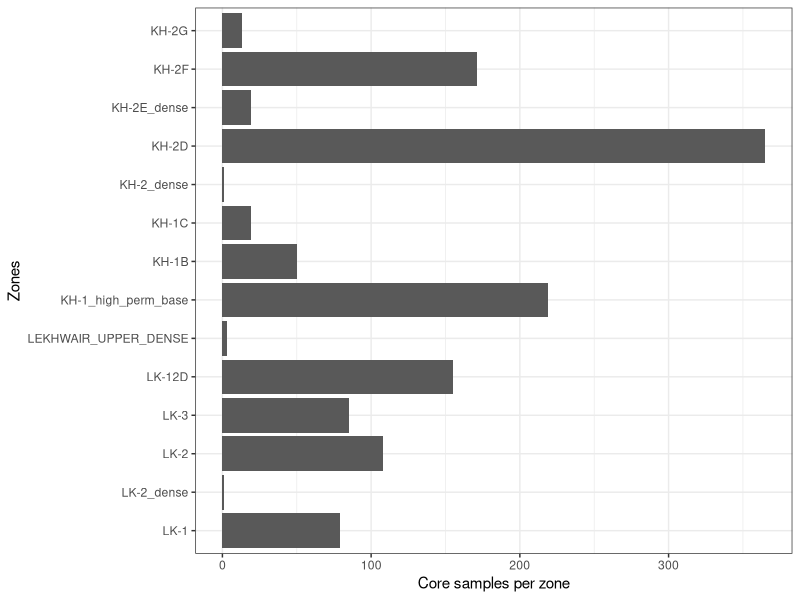
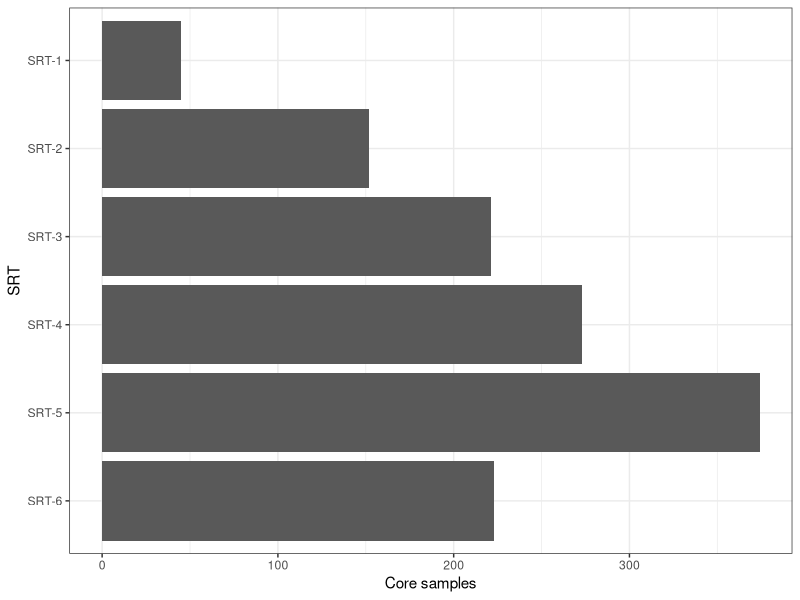
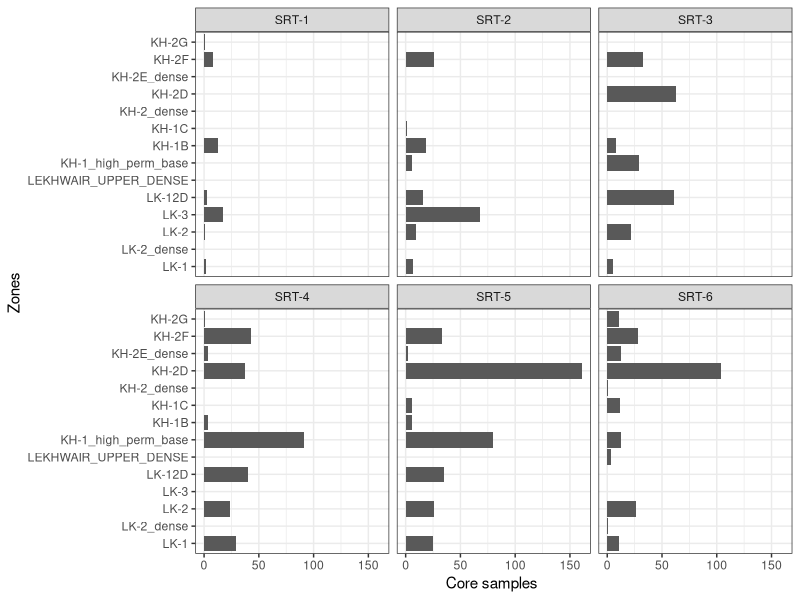
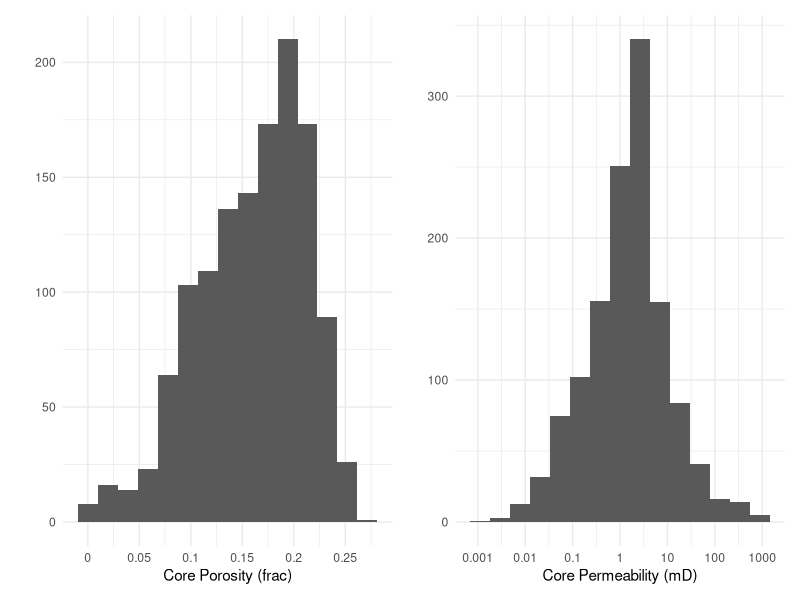
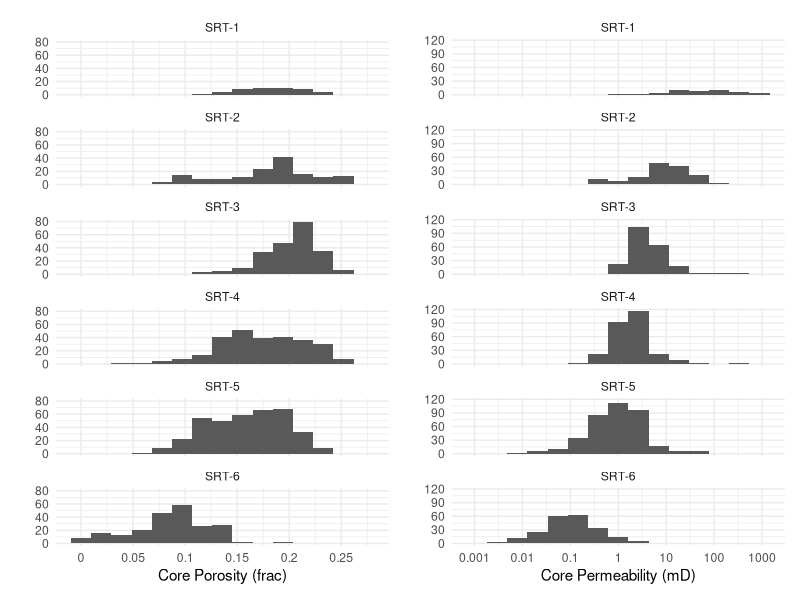
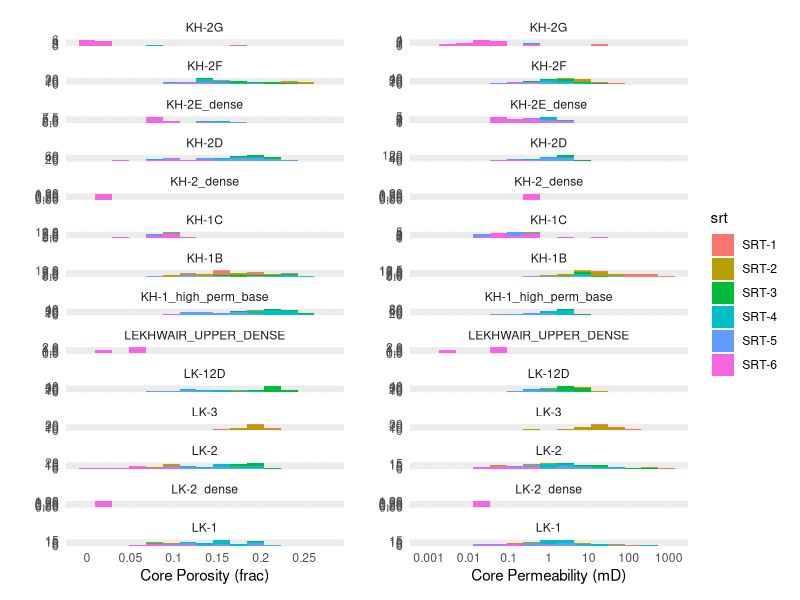
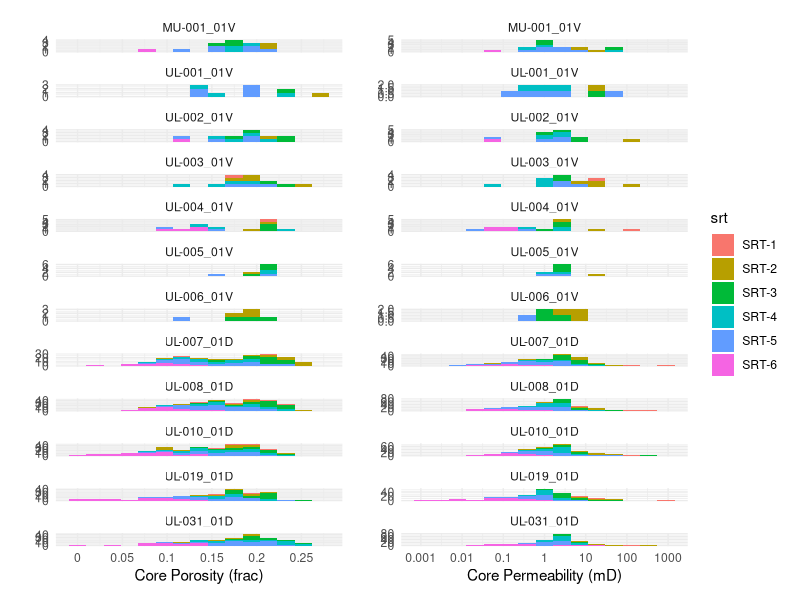
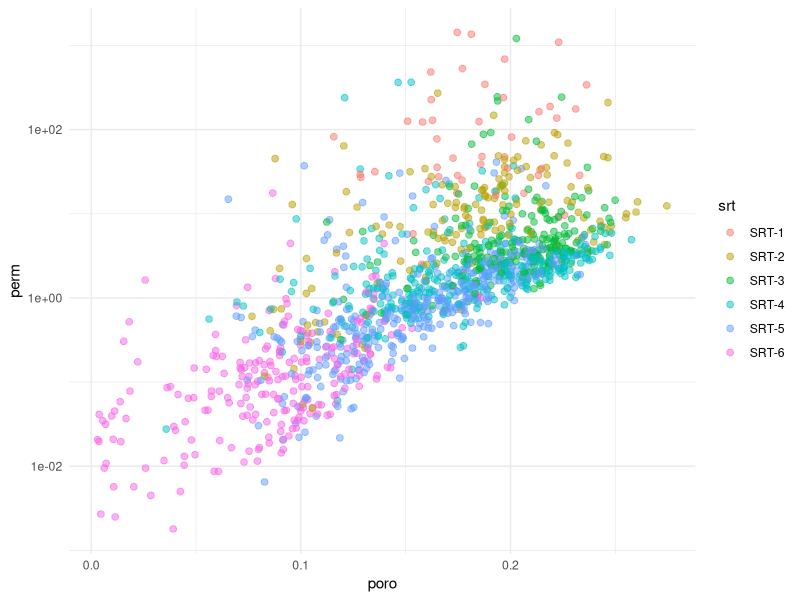

Source code (R) for these figures, in order: (Note: this script raises an error after producing the figures.)
## ---- chunk 1
knitr::opts_chunk$set(echo = TRUE)

# Packages

library(readxl)
library(tidyverse)
library(flextable)
library(patchwork)

## ---- chunk 2



rca_data <- read_excel("../../raw_data/srt_core/All_RCA_Data_with_log_data.xlsx", 
                       col_types = c("skip", "skip", "skip", 
                                     "numeric", "numeric", "text", "numeric", 
                                     "numeric", "text", "text", "numeric", 
                                     "skip", "numeric", "numeric", "numeric", 
                                     "numeric", "numeric", "numeric", 
                                     "numeric", "numeric", "numeric", 
                                     "numeric", "skip", "numeric", "numeric")) %>% 
    filter(`conditions experiment` == "overburden") %>% 
    rename(Zone = `Zone log linked to 'CEPSA_WELLTOPS_JUN20_STATIC'`) %>% 
        mutate(srt = if_else(SRT_OPCO == 1, "SRT-1", "non res") , 
               srt = if_else(SRT_OPCO == 2, "SRT-2", srt),
               srt = if_else(SRT_OPCO == 3, "SRT-3", srt),
               srt = if_else(SRT_OPCO == 4, "SRT-4", srt),
               srt = if_else(SRT_OPCO == 5, "SRT-5", srt),
               srt = if_else(SRT_OPCO == 6, "SRT-6", srt),
               zones = if_else(Zone ==   0 , "SH-1"                     , "non res" )  ,
               zones = if_else(Zone ==   1 , "HAWAR"                    , zones ),
               zones = if_else(Zone ==   2 , "KH-2G"                    , zones ),
               zones = if_else(Zone ==   3 , "KH-2F"                    , zones ),
               zones = if_else(Zone ==   4 , "KH-2E_dense"              , zones ),
               zones = if_else(Zone ==   5 , "KH-2D"                    , zones ),
               zones = if_else(Zone ==   6 , "KH-2_dense"               , zones ),
               zones = if_else(Zone ==   7 , "KH-1C"                    , zones ),
               zones = if_else(Zone ==   8 , "KH-1B"                    , zones ),
               zones = if_else(Zone ==   9 , "KH-1_high_perm_base"      , zones ),
               zones = if_else(Zone ==  10 , "LEKHWAIR_UPPER_DENSE"     , zones ),
               zones = if_else(Zone ==  11 , "LK-12D"                   , zones ),
               zones = if_else(Zone ==  12 , "LK-12_dense"              , zones ),
               zones = if_else(Zone ==  13 , "LK-9"                     , zones ),
               zones = if_else(Zone ==  14 , "LK-9A"                    , zones ),
               zones = if_else(Zone ==  15 , "LK-8A"                    , zones ),
               zones = if_else(Zone ==  16 , "LK-8_dense"               , zones ),
               zones = if_else(Zone ==  17 , "LK-7B"                    , zones ),
               zones = if_else(Zone ==  18 , "LK-7B_dense"              , zones ),
               zones = if_else(Zone ==  19 , "LK-7A"                    , zones ),
               zones = if_else(Zone ==  20 , "LK-7_dense"               , zones ),
               zones = if_else(Zone ==  21 , "LK-6_reservoir"           , zones ),
               zones = if_else(Zone ==  22 , "LK-6B_dense"              , zones ),
               zones = if_else(Zone ==  23 , "LK-6A"                    , zones ),
               zones = if_else(Zone ==  24 , "LK-6_dense"               , zones ),
               zones = if_else(Zone ==  25 , "LK-5B"                    , zones ),
               zones = if_else(Zone ==  26 , "LK-5_dense"               , zones ),
               zones = if_else(Zone ==  27 , "LK-3"                     , zones ),
               zones = if_else(Zone ==  28 , "LK-3_dense"               , zones ),
               zones = if_else(Zone ==  29 , "LK-3_dense_porosity"      , zones ),
               zones = if_else(Zone ==  30 , "LK-3_dense_porosity_base" , zones ),
               zones = if_else(Zone ==  31 , "LK-2"                     , zones ),
               zones = if_else(Zone ==  32 , "LK-2_dense"               , zones ),
               zones = if_else(Zone ==  33 , "LK-1"                     , zones ),
               zones = if_else(Zone ==  34 , "LK-1_dense"               , zones ),
               ) %>% 
    drop_na(zones, srt)


rca_data$zones <- as_factor(rca_data$zones)

rca_data$zones <- factor(rca_data$zones, 
                         levels = c("SH-1"         ,
                            "HAWAR"                ,                
                            "KH-2G"                ,                 
                            "KH-2F"                ,                 
                            "KH-2E_dense"          , 
                            "KH-2D"                ,            
                            "KH-2_dense"           ,     
                            "KH-1C"                ,          
                            "KH-1B"                ,         
                            "KH-1_high_perm_base"  ,  
                            "LEKHWAIR_UPPER_DENSE" ,
                            "LK-12D"               ,      
                            "LK-12_dense"          ,
                            "LK-9"                 ,           
                            "LK-9A"                ,          
                            "LK-8A"                ,         
                            "LK-8_dense"           ,  
                            "LK-7B"                ,       
                            "LK-7B_dense"          ,
                            "LK-7A"                ,           
                            "LK-7_dense"           ,    
                            "LK-6_reservoir"       ,
                            "LK-6B_dense"          ,
                            "LK-6A"                ,           
                            "LK-6_dense"           ,    
                            "LK-5B"                ,         
                            "LK-5_dense"           ,  
                            "LK-3"                 ,       
                            "LK-3_dense"           ,
                            "LK-3_dense_porosity"  ,
                            "LK-3_dense_porosity_base"  ,
                            "LK-2"                 ,    
                            "LK-2_dense"           ,
                            "LK-1"                 ,     
                            "LK-1_dense"        ))
                            
## ---- chunk 3
rca_data %>% 
    select(Well) %>% 
    count(Well) %>% 
    flextable() %>% autofit() %>% theme_vanilla() %>% 
    add_header_lines("Core samples per well")


## ---- chunk 4
rca_data %>% 
    select(zones) %>% 
    count(zones) %>% 
    flextable() %>% autofit() %>% theme_vanilla() %>% 
    add_header_lines("Core samples per Zone")


## ---- chunk 5

rca_data %>% 
    # count(zones) %>% 
    ggplot(aes(zones))+
    geom_bar()+
    coord_flip()+
    scale_x_discrete(limits=rev)+
    theme_bw()+
    labs(y = "Core samples per zone",
         x = "Zones")
## ---- chunk 6
rca_data %>% 
    select(srt) %>% 
    count(srt) %>% 
    flextable() %>% autofit() %>% theme_vanilla() %>% 
    add_header_lines("Core samples per SRT")
## ---- chunk 7



rca_data %>% 
    # count(zones) %>% 
    ggplot(aes(srt))+
    geom_bar()+
    coord_flip()+
    scale_x_discrete(limits=rev)+
    theme_bw()+
    labs(x = "SRT",
         y = "Core samples")

## ---- chunk 8

rca_data %>% 
    # count(zones) %>% 
    ggplot(aes(zones))+
    geom_bar()+
    coord_flip()+
    scale_x_discrete(limits=rev)+
    theme_bw()+
    labs(y = "Core samples ",
         x = "Zones")+
    facet_wrap(~srt)
## ---- chunk 9
poro_hist<- 
    rca_data %>% 
        ggplot(aes(poro,
                   #fill= srt
                   ))+
        geom_histogram(bins = 15)+
        # geom_vline(xintercept = mean(rca_data$poro), color= "red")+
        # geom_label(x = mean(rca_data$poro),
        #            y = 150,
        #            aes(label = "MEAN"),
        #            color= "red",
        #            fontface = "bold")+
        # geom_vline(xintercept = quantile(rca_data$poro, c(.1, .9)), 
        #            color= "blue")+
        # geom_label(x = quantile(rca_data$poro, .1 ),
        #            y = 140,
        #            aes(label = "P90"),
        #            color= "blue",
        #            fontface = "bold")+
        # geom_label(x = quantile(rca_data$poro, .9 ),
        #            y = 140,
        #            aes(label = "P10"),
        #            color= "blue",
        #            fontface = "bold")+
        theme_minimal()+
        scale_x_continuous(breaks = seq(0, 0.3, 0.05),
                           labels = seq(0, 0.3, 0.05))+
    labs(x= "Core Porosity (frac)",
         y = "")
        

perm_hist<- 
    rca_data %>% 
        ggplot(aes(perm,
                   #fill= srt
                   ))+
        geom_histogram(bins = 15)+
        # geom_vline(xintercept = mean(rca_data$perm), color= "red")+
        # geom_label(x = mean(rca_data$perm),
        #            y = 150,
        #            aes(label = "MEAN"),
        #            color= "red",
        #            fontface = "bold")+
        # geom_vline(xintercept = quantile(rca_data$perm, c(.1, .9)), 
        #            color= "blue")+
        # geom_label(x = quantile(rca_data$perm, .1 ),
        #            y = 100,
        #            aes(label = "P90"),
        #            color= "blue",
        #            fontface = "bold")+
        # geom_label(x = quantile(rca_data$perm, .9 ),
        #            y = 100,
        #            aes(label = "P10"),
        #            color= "blue",
        #            fontface = "bold")+
        theme_minimal()+
        scale_x_continuous(breaks = c(0.001,0.01,0.1, 1, 10,100,1000),
                           labels = c(0.001,0.01,0.1, 1, 10,100,1000),
                           trans = "log10")+
    labs(x= "Core Permeability (mD)",
         y = "")        

poro_hist + perm_hist


## ---- chunk 10
poro_hist_srt<-
    rca_data %>% 
        ggplot(aes(poro))+
        geom_histogram(bins = 15)+
        theme_minimal()+
        scale_x_continuous(breaks = seq(0, 0.3, 0.05),
                           labels = seq(0, 0.3, 0.05))+
    labs(x= "Core Porosity (frac)",
         y = "")+
    facet_wrap(~srt,ncol = 1)

perm_hist_srt<-
    rca_data %>% 
        ggplot(aes(perm))+
        geom_histogram(bins = 15)+
        theme_minimal()+
        scale_x_continuous(breaks = c(0.001,0.01,0.1, 1, 10,100,1000),
                           labels = c(0.001,0.01,0.1, 1, 10,100,1000),
                           trans = "log10")+
    labs(x= "Core Permeability (mD)",
         y = "")+
    facet_wrap(~srt,ncol = 1)


poro_hist_srt + perm_hist_srt
## ---- chunk 11

poro_hist_zone<-
    rca_data %>% 
        ggplot(aes(poro, fill = srt))+
        geom_histogram(bins = 15)+
        theme_minimal()+
        scale_x_continuous(breaks = seq(0, 0.3, 0.05),
                           labels = seq(0, 0.3, 0.05))+
    labs(x= "Core Porosity (frac)",
         y = "")+
    facet_wrap(~zones,ncol = 1, scales = "free_y")

perm_hist_zone<-
    rca_data %>% 
        ggplot(aes(perm, fill = srt))+
        geom_histogram(bins = 15)+
        theme_minimal()+
        scale_x_continuous(breaks = c(0.001,0.01,0.1, 1, 10,100,1000),
                           labels = c(0.001,0.01,0.1, 1, 10,100,1000),
                           trans = "log10")+
    labs(x= "Core Permeability (mD)",
         y = "")+
    facet_wrap(~zones,ncol = 1, scales = "free_y")


(poro_hist_zone + perm_hist_zone) + plot_layout(guides = "collect")

## ---- chunk 12

poro_hist_well<-
    rca_data %>% 
        ggplot(aes(poro, fill = srt))+
        geom_histogram(bins = 15)+
        theme_minimal()+
        scale_x_continuous(breaks = seq(0, 0.3, 0.05),
                           labels = seq(0, 0.3, 0.05))+
    labs(x= "Core Porosity (frac)",
         y = "")+
    facet_wrap(~Well,ncol = 1, scales = "free_y")

perm_hist_well<-
    rca_data %>% 
        ggplot(aes(perm, fill = srt))+
        geom_histogram(bins = 15)+
        theme_minimal()+
        scale_x_continuous(breaks = c(0.001,0.01,0.1, 1, 10,100,1000),
                           labels = c(0.001,0.01,0.1, 1, 10,100,1000),
                           trans = "log10")+
    labs(x= "Core Permeability (mD)",
         y = "")+
    facet_wrap(~Well,ncol = 1, scales = "free_y")


(poro_hist_well + perm_hist_well) + plot_layout(guides = "collect")


## ---- chunk 13

rca_data %>% 
    ggplot(aes(poro, perm, color = srt))+
    geom_point(alpha = 0.5, size = 2)+
    scale_y_continuous(trans = "log10")+
    theme_minimal()

## ---- chunk 14

rca_data %>% 
    ggplot(aes(poro, perm, color = srt))+
    geom_point(alpha = 0.5, size = 2)+
    scale_y_continuous(trans = "log10")+
    theme_minimal()+
    facet_wrap(~zones, nrow = 7)


## ---- chunk 15

saveRDS(rca_data, file = "../../clean_data/core_ready.rds")
